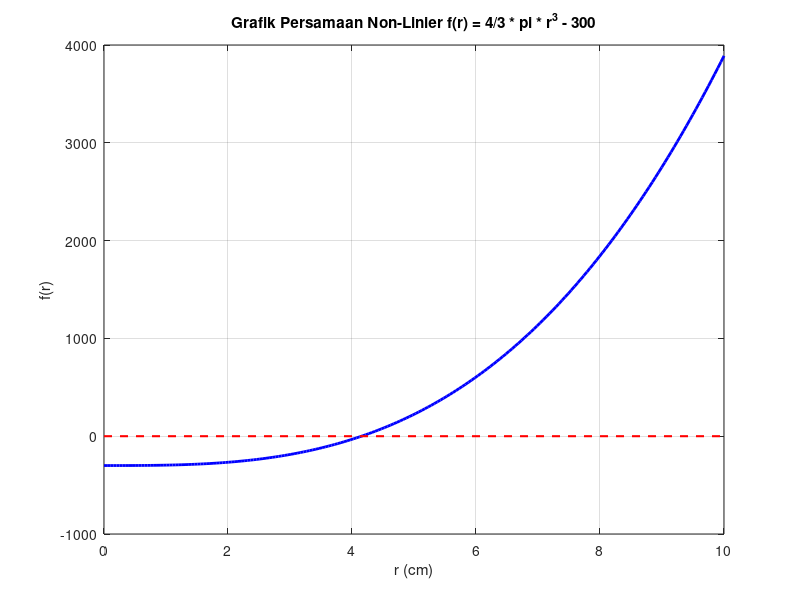

The MATLAB script that drew this image:
%RAFIK BADILAH_L0325009
%RESPONSI 1_PRAKTIKUM METODE NUMERIK

% ==========================================
% KASUS 3: Persamaan Non-Linier
% ==========================================

% Definisi Fungsi Non-Linier f(r) = (4/3)*pi*r^3 - 300
f = @(r) (4/3) * pi * (r.^3) - 300;

% 1. Penentuan Nilai Awal via Metode Grafik
r_vals = linspace(0, 10, 200);
figure;
plot(r_vals, f(r_vals), 'b-', 'LineWidth', 2); hold on;
plot([0 10], [0 0], 'r--', 'LineWidth', 1.5); % Garis y = 0
xlabel('r (cm)');
ylabel('f(r)');
title('Grafik Persamaan Non-Linier f(r) = 4/3 * pi * r^3 - 300');
grid on;

% Dari grafik terlihat akar berada di antara r = 3 dan r = 5.
a = 3;
b = 5;
tol = 1e-5;
max_iter = 100;

% 2. Metode Biseksi
fprintf('=== METODE BISEKSI (KASUS 3) ===\n');
iter = 0;
c = a;

while (b - a)/2 > tol && iter < max_iter
    iter = iter + 1;
    c = (a + b) / 2;

    if f(c) == 0
        break;
    elseif f(a) * f(c) < 0
        b = c;
    else
        a = c;
    end
end

r_sol = c;
fprintf('Jari-jari bola/tabung (r) = %.5f cm\n', r_sol);
fprintf('Jumlah Iterasi            = %d\n\n', iter);

% 3. Perhitungan Volume Bagian Tabung di luar Bola
% V_tabung = pi * r^2 * t, dengan t = 2r => V_tabung = 2 * pi * r^3
% V_luar = V_tabung - V_bola = 2*pi*r^3 - 300 = (2/3)*pi*r^3
V_luar = (2/3) * pi * (r_sol^3);
fprintf('=== HASIL VOLUME TABUNG DI LUAR BOLA ===\n');
fprintf('Volume Tabung di Luar Bola (V) = %.4f cm^3\n', V_luar);
